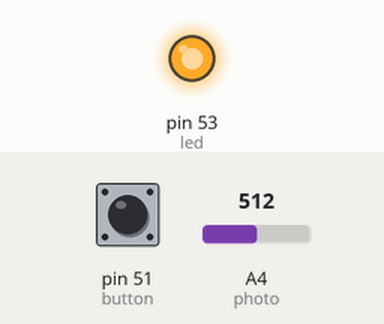
The sketch below on a simulated Arduino Mega 2560, built with avr-gcc and run on an emulated ATmega2560. Parts: output pins drawn as LEDs (lit = HIGH). Inputs (shaded band) come from the test bench; at power-on: A4 (photo) = 512, pin 51 (button) LOW.

Above: at 1.2 s.
1.3 s: A4 (photo) set to 988
2.8 s: A4 (photo) set to 1014
At 3.7 s:
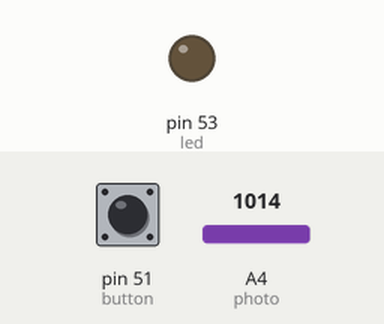
4.3 s: A4 (photo) set to 990
At 4.8 s:
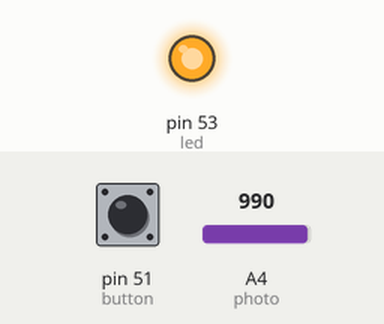
5.8 s: A4 (photo) set to 1010
At 7.2 s:
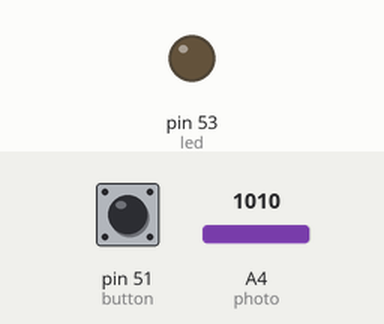
Timing chart, 0 to 8.3 s (numbered marks = the images above; inputs shaded):
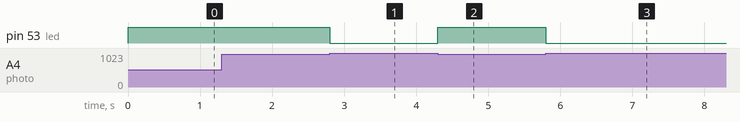

The sketch:

luces.ino
```cpp
int led = 53;
int photo = A4;
int button = 51;
int val = 0;
int buttonPress;

void setup() {
  // put your setup code here, to run once:
  Serial.begin(9600);

  pinMode(led, OUTPUT);
  pinMode(photo, INPUT);
  pinMode(button, INPUT);

}

void loop() {
  // put your main code here, to run repeatedly:
  val = analogRead(photo);
  buttonPress = digitalRead(button);

  if (buttonPress || val < 1000)
    digitalWrite(led, HIGH);
  else
    digitalWrite(led, LOW);
}
```

Measured:
- the behaviour switches between 999 and 1000 on A4 (photo) (found by bisection; images 0 and 1)
- after the input at 1.3 s, every drawn part: stays the same
- after the input at 2.8 s, pin 53 (led): HIGH → LOW at once
- after the input at 4.3 s, pin 53 (led): LOW → HIGH at once
- after the input at 5.8 s, pin 53 (led): HIGH → LOW at once
